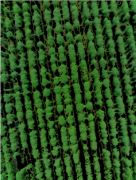
#> input picture masked_crop.JPG, 136 x 180 px
$ python edge_detection.py
#> lines starting #> are read from the running program, lines starting #| are printed output that depends on the picture; after the words box and inside, x2 and y2 are one past the last pixel; in counts of white or black regions, pixels touching at a corner belong together
import cv2 as cv
import numpy as np
from matplotlib import pyplot as plt

img = cv.imread('masked_crop.JPG', 0)
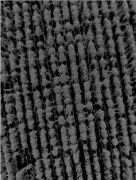
#> img: shape (180, 136); min 0, max 174, mean 59.7
ret, thresh1 = cv.threshold(img, 10, 255, cv.THRESH_BINARY)
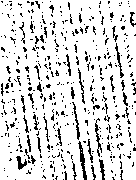
#> thresh1: shape (180, 136); 86.2% white; black in thin lines or dots
#cv.imshow('image', thresh1)

edges = cv.Canny(thresh1, 10, 500)
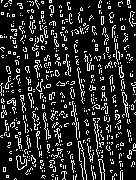
#> edges: shape (180, 136); 15.8% white in thin lines or dots

plt.subplot(121), plt.imshow(img, cmap='gray')
plt.title('Original Image'), plt.xticks([]), plt.yticks([])
plt.subplot(122), plt.imshow(thresh1, cmap='gray')
plt.title('Edge Image'), plt.xticks([]), plt.yticks([])

#plt.show()

edges = thresh1
edges = cv.Canny(thresh1,10,150,apertureSize = 3)
cv.Canny
cv.imshow('image', edges)
cv.waitKey(0)
minLineLength = 10
maxLineGap = 1
lines = cv.HoughLinesP(edges, 1, np.pi / 180, 1, minLineLength, maxLineGap)
#> lines = 720 rows, first 6: [80, 31, 80, 28], [18, 145, 18, 138], [35, 28, 35, 26], [84, 81, 84, 80], [49, 166, 51, 164], [66, 115, 67, 114]
print(lines)
#> (printed output is left out)
for x1, y1, x2, y2 in lines[0]:
    cv.line(img, (x1, y1), (x2, y2), (0, 255, 0), 5)
#> this loop made 1 pass
#> img: shape (180, 136); 0.18% of pixels changed, all inside (x1, y1, x2, y2) = (77, 25, 84, 35)

cv.imshow('image', img)

cv.waitKey(0)
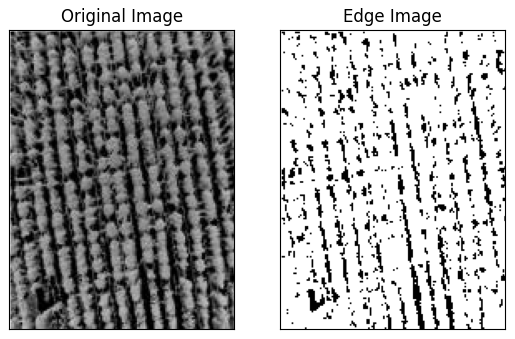
#> figure drawn by matplotlib, 2 panels
